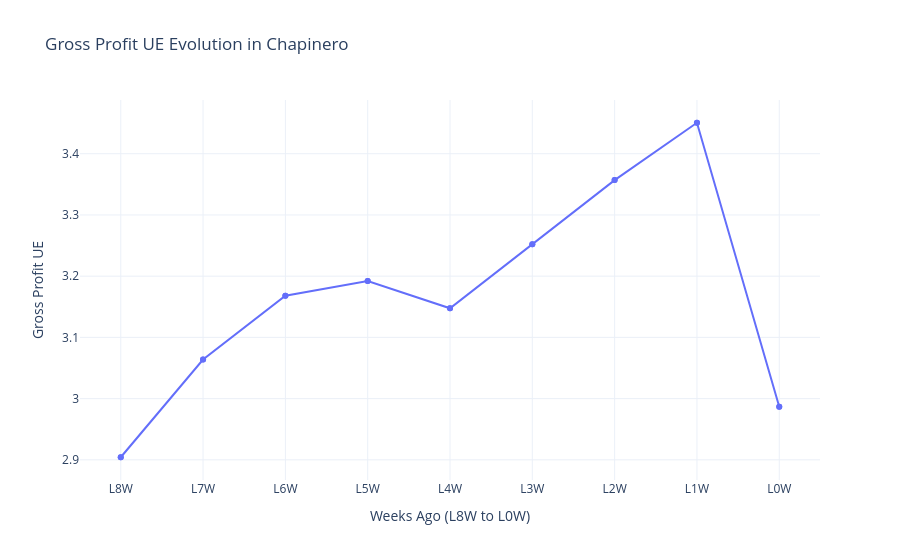

The notebook cell this image was saved under:
### Markdown cell above
## 3. Temporal Evolution: Gross Profit UE in Chapinero
**Question:** Show the evolution of Gross Profit UE in Chapinero for the last 8 weeks.

### Code cell
chapinero_profit = df[(df['METRIC'] == 'Gross Profit UE') & (df['ZONE'] == 'Chapinero')]
# Sort by week number descending (from 8 to 0)
chapinero_profit = chapinero_profit.sort_values(by='WEEK_NUM', ascending=False)

fig3 = px.line(chapinero_profit, x='WEEK', y='VALUE', markers=True,
              title="Gross Profit UE Evolution in Chapinero",
              labels={'VALUE': 'Gross Profit UE', 'WEEK': 'Weeks Ago (L8W to L0W)'})
fig3.show()

### Figure 1 — Plotly figure (JSON) as saved in the notebook; plotly's stock layout.template omitted (floating-point values rounded to 4 significant figures)
{"data": [{"hovertemplate": "Weeks Ago (L8W to L0W)=%{x}<br>Gross Profit UE=%{y}<extra></extra>", "legendgroup": "", "line": {"color": "#636efa", "dash": "solid"}, "marker": {"symbol": "circle"}, "mode": "lines+markers", "name": "", "orientation": "v", "showlegend": false, "type": "scatter", "x": ["L8W", "L8W", "L7W", "L7W", "L6W", "L6W", "L5W", "L5W", "L4W", "L4W", "L3W", "L3W", "L2W", "L2W", "L1W", "L1W", "L0W", "L0W"], "xaxis": "x", "y": [2.904, 2.904, 3.064, 3.064, 3.168, 3.168, 3.192, 3.192, 3.148, 3.148, 3.252, 3.252, 3.357, 3.357, 3.451, 3.451, 2.987, 2.987], "yaxis": "y"}], "layout": {"legend": {"tracegroupgap": 0}, "title": {"text": "Gross Profit UE Evolution in Chapinero"}, "xaxis": {"anchor": "y", "domain": [0, 1], "title": {"text": "Weeks Ago (L8W to L0W)"}}, "yaxis": {"anchor": "x", "domain": [0, 1], "title": {"text": "Gross Profit UE"}}}}
